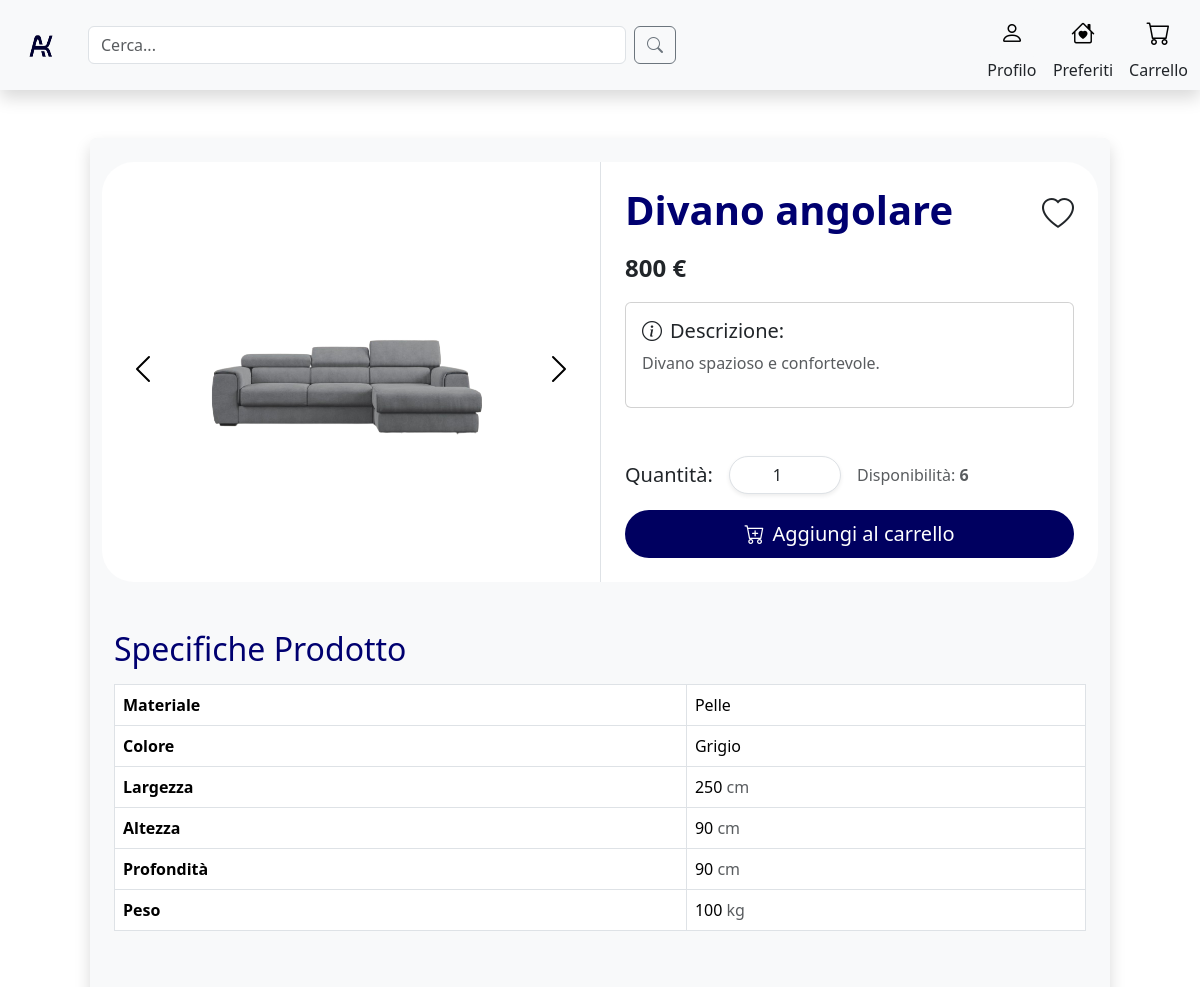
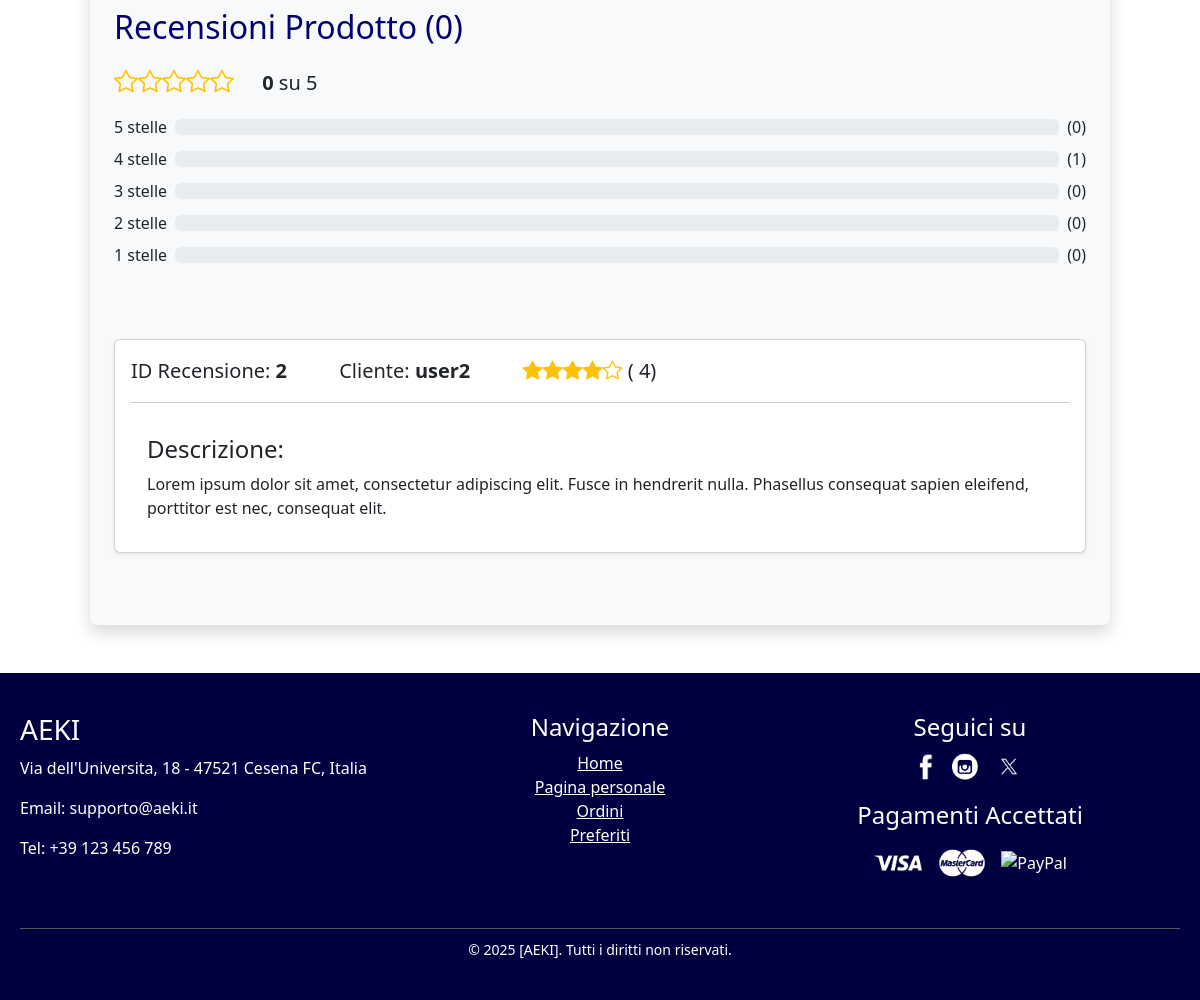
Screenshot of /singleProduct.php?id=2 with the database file from the repository (2 pictures, top to bottom).
### tables this page shows
create table ImmagineProdotto (
     PercorsoImg VARCHAR(60) not null,
     Icona char not null,
     CodiceProdotto INT not null,
     constraint ID_ImmagineProdotto_ID primary key (PercorsoImg));

CREATE TABLE Prodotto (
    CodiceProdotto INT AUTO_INCREMENT,
    Nome VARCHAR(40) NOT NULL,
    Prezzo FLOAT NOT NULL,
    Descrizione VARCHAR(200) NOT NULL,
    NomeMateriale VARCHAR(40) not null,
    NomeColore VARCHAR(40) not null,
    Peso FLOAT NOT NULL,
    Disponibilita INT NOT NULL DEFAULT 6,
    Altezza FLOAT NOT NULL,
    Larghezza FLOAT NOT NULL,
    Profondita FLOAT NOT NULL,
    ValutazioneMedia FLOAT NOT NULL DEFAULT 0,  
    NumeroRecensioni INT NOT NULL DEFAULT 0,      
    NomeAmbiente VARCHAR(40) NOT NULL,
    NomeCategoria VARCHAR(40) NOT NULL,
    Username VARCHAR(20) NOT NULL,
    Rimosso char NOT NUlL,
    CONSTRAINT ID_Prodotto_ID PRIMARY KEY (CodiceProdotto)
);

create table Recensione (
    IDrecensione INT AUTO_INCREMENT,
    Testo VARCHAR(200) not null,
    stelle INT not null,
    CodiceProdotto INT not null,
    Username VARCHAR(50) not null,
    constraint ID_Recensione_ID primary key (IDrecensione));

### singleProduct.php (called while the page is built, shortened)
<?php
require_once 'bootstrap.php';
$templateParams["titolo"] = "Aeki - SingleProduct";
$templateParams["nome"] = "singleProduct_main.php";
$idprodotto = $_GET["id"];
$templateParams["prodotto"] = $dbh->getProdotto($idprodotto);
$templateParams["immagini"] = $dbh->getProdottoImages($idprodotto);
$templateParams["reviewsStats"] = $dbh->getStarNumber($idprodotto);
$templateParams["reviews"] = $dbh->getProductReviews($idprodotto);
$templateParams["prodotto"]["InWishlist"] = "false";
if (isset($_SESSION['user_id'])) {
    $userId = $_SESSION['user_id'];
    if ($dbh->inWishList($idprodotto, $userId)) {
        $templateParams["prodotto"]["InWishlist"] = "true";
    }
    $templateParams["userType"] = $dbh->userType($userId);
}else{
    $templateParams["userType"] = "Cliente";
}
$templateParams["js"] = array("js/addToCart.js","js/likeButton.js");
require 'template/base.php';
?>

### db/database.php (called while the page is built, shortened)
<?php
class DatabaseHelper{
    private $db;
    public function __construct($servername, $username, $password, $dbname){
        $this->db = new mysqli($servername, $username, $password, $dbname);
    }
    public function getProdotto($idProdotto){
        $stmt = $this->db->prepare("SELECT * FROM Prodotto WHERE CodiceProdotto=?");
        $stmt->bind_param('s',$idProdotto);
        $stmt->execute();
        $result = $stmt->get_result();
        return $result->fetch_assoc();
    }
    public function getProdottoImages($idProdotto){
        $stmt = $this->db->prepare("SELECT PercorsoImg, Icona FROM ImmagineProdotto WHERE CodiceProdotto=?");
        $stmt->bind_param('s',$idProdotto);
        $stmt->execute();
        $result = $stmt->get_result();
        return $result->fetch_all(MYSQLI_ASSOC);
    }
    public function getStarNumber($idProdotto){
        $stmt = $this->db->prepare("SELECT r.stelle,COUNT(r.IDrecensione) AS numeroRecensioni
                                    FROM Recensione r
                                    WHERE r.CodiceProdotto = ?
                                    GROUP BY r.stelle
                                    ORDER BY r.stelle DESC");
        $stmt->bind_param('i', $idProdotto);
        $stmt->execute();
        $result = $stmt->get_result();
        return $result->fetch_all(MYSQLI_ASSOC);
    }
    public function getProductReviews($idProdotto){
        $stmt = $this->db->prepare("SELECT IDrecensione,Testo,stelle,r.Username AS Cliente
                                    FROM Recensione AS r
                                    JOIN Prodotto AS p ON p.CodiceProdotto = r.CodiceProdotto
                                    WHERE p.CodiceProdotto = ?");
        $stmt->bind_param('i', $idProdotto);
        $stmt->execute();
        $result = $stmt->get_result();
        return $result->fetch_all(MYSQLI_ASSOC);
    }
}
?>

### bootstrap.php (called while the page is built, shortened)
<?php
require_once("utils/functions.php");
require_once("db/database.php");
$dbh = new DatabaseHelper("localhost", "root", "", "aekiDb");
?>

### template/singleProduct_main.php (the view, shortened to what this page needs)
<?php $prodotto = $templateParams["prodotto"];?>
<div class="row d-flex justify-content-center my-5">
    <div class = "col-md-10 col-12 rounded shadow bg-light p-4">
        <div class="row d-flex align-items-stretch bg-white rounded-5 ">
            <div class="col-md-6 d-flex justify-content-center align-items-center">
                <button class="btn me-3" type="button" data-bs-target="#productCarousel" data-bs-slide="prev">
                    <span class="carousel-control-prev-icon" aria-hidden="true"></span>
                </button>
                <div id="productCarousel" class="carousel slide p-2" data-bs-ride="carousel">
                    <div class="carousel-inner">
                        <?php foreach ($templateParams["immagini"] as $img): ?>
                            <?php if ($img["Icona"] == 'Y'): ?>
                                <div class="carousel-item active">
                                    <img src="<?php echo $img["PercorsoImg"]; ?>" class="d-block img-fluid rounded" alt="<?php echo $img["PercorsoImg"]; ?>">
                                </div>
                            <?php else : ?>
                                <div class="carousel-item">
                                    <img src="<?php echo $img["PercorsoImg"]; ?>" class="d-block img-fluid rounded" alt="<?php echo $img["PercorsoImg"]; ?>">
                                </div>
                            <?php endif; ?>
                        <?php endforeach; ?>
                    </div>
                </div>
                <button class="btn ms-3" type="button" data-bs-target="#productCarousel" data-bs-slide="next">
                    <span class="carousel-control-next-icon" aria-hidden="true"></span>
                </button>
            </div>
            <div class="col-md-6 p-4 d-flex border-start flex-column">
                <div class="d-flex align-items-center mb-2">
                    <h1 class="fw-bold flex-grow-1 display-6 "style = "color:#000070"><?php echo $prodotto["Nome"]; ?></h1>
                    <div>
                        <?php if ($prodotto["InWishlist"] == "true"): ?>
                            <i class="bi bi-heart-fill fs-2" data-id="<?php echo htmlspecialchars($prodotto["CodiceProdotto"]); ?>" style="display:inline-block;color:#B00000"></i>
                            <i class="bi bi-heart fs-2" data-id="<?php echo htmlspecialchars($prodotto["CodiceProdotto"]); ?>" style="display:none;"></i>
                        <?php else: ?>
                            <i class="bi bi-heart fs-2" data-id="<?php echo htmlspecialchars($prodotto["CodiceProdotto"]); ?>" style="display:inline-block;"></i>
                        <?php endif; ?>
                    </div>
                </div>
                <div class="mb-3">
                    <span class="fs-4 fw-semibold"><?php echo $prodotto["Prezzo"]; ?> €</span>
                </div>
                <div class="card p-3 mb-5">
                    <h5 class="card-title fs-5"><i class="bi bi-info-circle me-2"></i>Descrizione:</h5>
                    <p class="fs-6 text-muted"><?php echo $prodotto["Descrizione"]; ?></p>
                </div>
                <div class="d-flex align-items-center mb-3">
                    <label for="quantity" class="me-3 fs-5">Quantità:</label>
                    <input type="number" id="quantity" class="form-control w-25 me-3 rounded-pill px-4 text-center shadow-sm" min="<?php echo $prodotto["Disponibilita"] > 0 ? 1 : 0; ?>" max="<?php echo $prodotto["Disponibilita"]; ?>" value="<?php echo $prodotto["Disponibilita"] > 0 ? 1 : 0; ?>">
                    <span class="text-muted fs-6">Disponibilità:
                        <span class="fw-semibold" style="<?php echo $prodotto["Disponibilita"] < 5 ? 'color:#B00000' : ''; ?>">
                            <?php echo $prodotto["Disponibilita"]; ?>
                        </span>
                    </span>
                </div>
                <button id="addToCartButton" class="btn rounded-pill w-100 py-2 fs-5 hover-shadow" style="background-color: #000060; color: #FFFFFF" data-id="<?php echo htmlspecialchars($prodotto["CodiceProdotto"]); ?> ">
                    <i class="bi bi-cart-plus me-2"></i>Aggiungi al carrello
                </button>
            </div>
        </div>
        <div class="row mt-5 ">
            <div class="col-12">
                <h2 class="mb-3" style = "color:#000070">Specifiche Prodotto</h2>
                <table class="table table-bordered table-rounded">
                    <tbody>
                        <tr>
                            <th>Materiale</th>
                            <td><?php echo $prodotto["NomeMateriale"]?></td>
                        </tr>
                        <tr>
                            <th>Colore</th>
                            <td><?php echo $prodotto["NomeColore"]?></td>
                        </tr>
                        <tr>
                            <th>Largezza</th>
                            <td><?php echo $prodotto["Larghezza"]?> <span class = "text-muted">cm</span></td>
                        </tr>
                        <tr>
                            <th>Altezza</th>
                            <td><?php echo $prodotto["Altezza"]?> <span class = "text-muted">cm</span></td>
                        </tr>
                        <tr>
                            <th>Profondità</th>
                            <td><?php echo $prodotto["Profondita"]?> <span class = "text-muted">cm</span></td>
                        </tr>
                        <tr>
                            <th>Peso</th>
                            <td><?php echo $prodotto["Peso"]?> <span class = "text-muted">kg</span></td>
                        </tr>
                    </tbody>
                </table>
            </div>
        </div>
        <?php $totalReviews = $prodotto["NumeroRecensioni"]?>
        <div class="row mt-5 ">
            <div class="col-12 ">
                <h2 class="mb-3" style = "color:#000070">Recensioni Prodotto<span class = "ms-2">(<?php echo $totalReviews?>)</span></h2>
                <div class=" mb-3">
                    <span class="fs-4 text-warning"><?php echo getStars((int)$prodotto["ValutazioneMedia"]) ?></span>
                    <span class = "ms-4 fs-5 fw-semibold"><?php echo $prodotto["ValutazioneMedia"] ?> <span class = "fs-5 fw-normal"> su 5</span></span>
                </div>
                <?php foreach (range(5, 1) as $stars): ?>
                    <?php
                    $reviewCount = 0;
                    foreach ($templateParams["reviewsStats"] as $reviewStat) {
                        if ($reviewStat["stelle"] == $stars) {
                            $reviewCount = $reviewStat["numeroRecensioni"];
                            break;
                        }
                    }
                    ?>
                    <div class="d-flex align-items-center mb-2">
                        <span class="me-2"><?php echo $stars ?> stelle</span>
                        <div class="progress flex-grow-1">
                        </div>
                        <span class="ms-2">(<?php echo $reviewCount ?>)</span>
                    </div>
                <?php endforeach; ?>
            </div>
            <div class = "col-md-12 mt-3">
            <?php foreach ($templateParams["reviews"] as $review): ?>
                <div class="card my-5 p-3 shadow-sm">
                    <div class="row align-items-center">
                        <div class="col-12">
                            <span class="fs-5">ID Recensione: <span class = "fw-semibold"><?php echo $review["IDrecensione"] ?></span></span>
                            <span class="fs-5 mx-5 ">Cliente: <span class = "fw-semibold"><?php echo $review["Cliente"] ?></span></span>
                            <span class="fs-5 me-4 text-warning"> <?php echo getStars($review["stelle"])?> <span class="fs-5 text-dark ">( <?php echo $review["stelle"] ?>)</span></span>
                            <hr>
                            <div class="card-body">
                                <h4> Descrizione: </h4>
                                <span class = "mt-3"><?php echo $review["Testo"]?><span>
                            </div>
                        </div>
                    </div>
                </div>
            <?php endforeach; ?>
            </div>
        </div>
    </div>
</div>

### utils/functions.php (shortened to what this page needs)
<?php
function getStars($rating) {
    $output = "";
    $fullStars = floor($rating);
    $halfStar = ($rating - $fullStars) >= 0.5;
    $emptyStars = 5 - $fullStars - $halfStar;
    for ($i = 0; $i < $fullStars; $i++) {
        $output .= '<i class="bi bi-star-fill text-warning"></i>';
    }
    for ($i = 0; $i < $emptyStars; $i++) {
        $output .= '<i class="bi bi-star text-warning"></i>';
    }
    return $output;
}
?>

### rows the page displays
immagineprodotto: PercorsoImg (picture)
prodotto: Nome "Divano angolare", Prezzo "800", Descrizione "Divano spazioso e confortevole.", Disponibilita "1", Disponibilita "6", NomeMateriale "Pelle", NomeColore "Grigio", Larghezza "250", Altezza "90", Profondita "90", Peso "100", NumeroRecensioni "0", ValutazioneMedia "0"
recensione: IDrecensione "2", Username "user2", stelle "4", Testo "Lorem ipsum dolor sit amet, consectetur adipiscing elit. Fusce in hendrerit nulla. Phasellus consequat sapien eleifend, porttitor est nec, consequat elit."

### other values shown
$stars "5"
$reviewCount "0"
$stars "4"
$reviewCount "1"
$stars "3"
$stars "2"
$stars "1"
